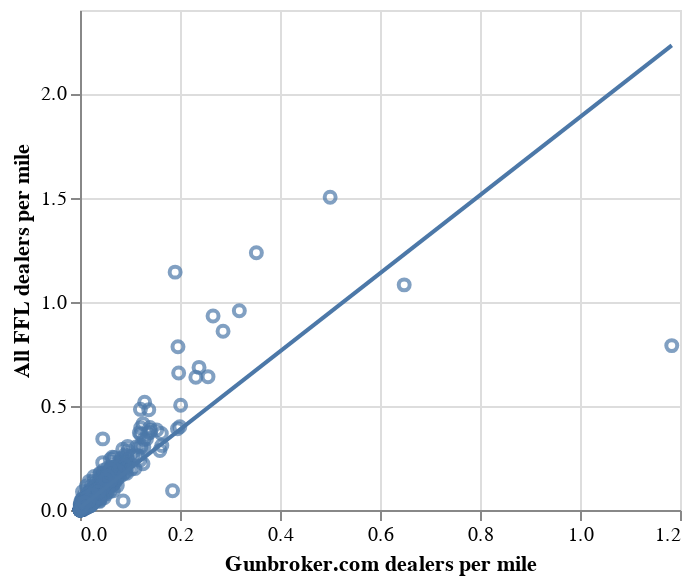

Write notebook code for a chart like this one.
### Code cell
final_plot

### Figure 1 — Vega-Lite specification as saved in the notebook (floating-point values rounded to 4 significant figures; data arrays with more than 128 entries replaced by an {"elided": "..."} marker saying what was removed)
{"config": {"view": {"continuousWidth": 400, "continuousHeight": 300}}, "layer": [{"mark": "point", "encoding": {"x": {"field": "dealer_rate", "title": "Gunbroker.com dealers per mile", "type": "quantitative"}, "y": {"field": "all_density_land", "title": "All FFL dealers per mile", "type": "quantitative"}}, "height": 250, "width": 300}, {"mark": "line", "encoding": {"x": {"field": "dealer_rate", "title": "Gunbroker.com dealers per mile", "type": "quantitative"}, "y": {"field": "all_density_land", "title": "All FFL dealers per mile", "type": "quantitative"}}, "height": 250, "transform": [{"on": "dealer_rate", "regression": "all_density_land"}], "width": 300}], "data": {"name": "data-6e078ceb0a81bea529d193ac6334af07"}, "$schema": "https://vega.github.io/schema/vega-lite/v4.17.0.json", "datasets": {"data-6e078ceb0a81bea529d193ac6334af07": {"elided": "3221 records"}}}
